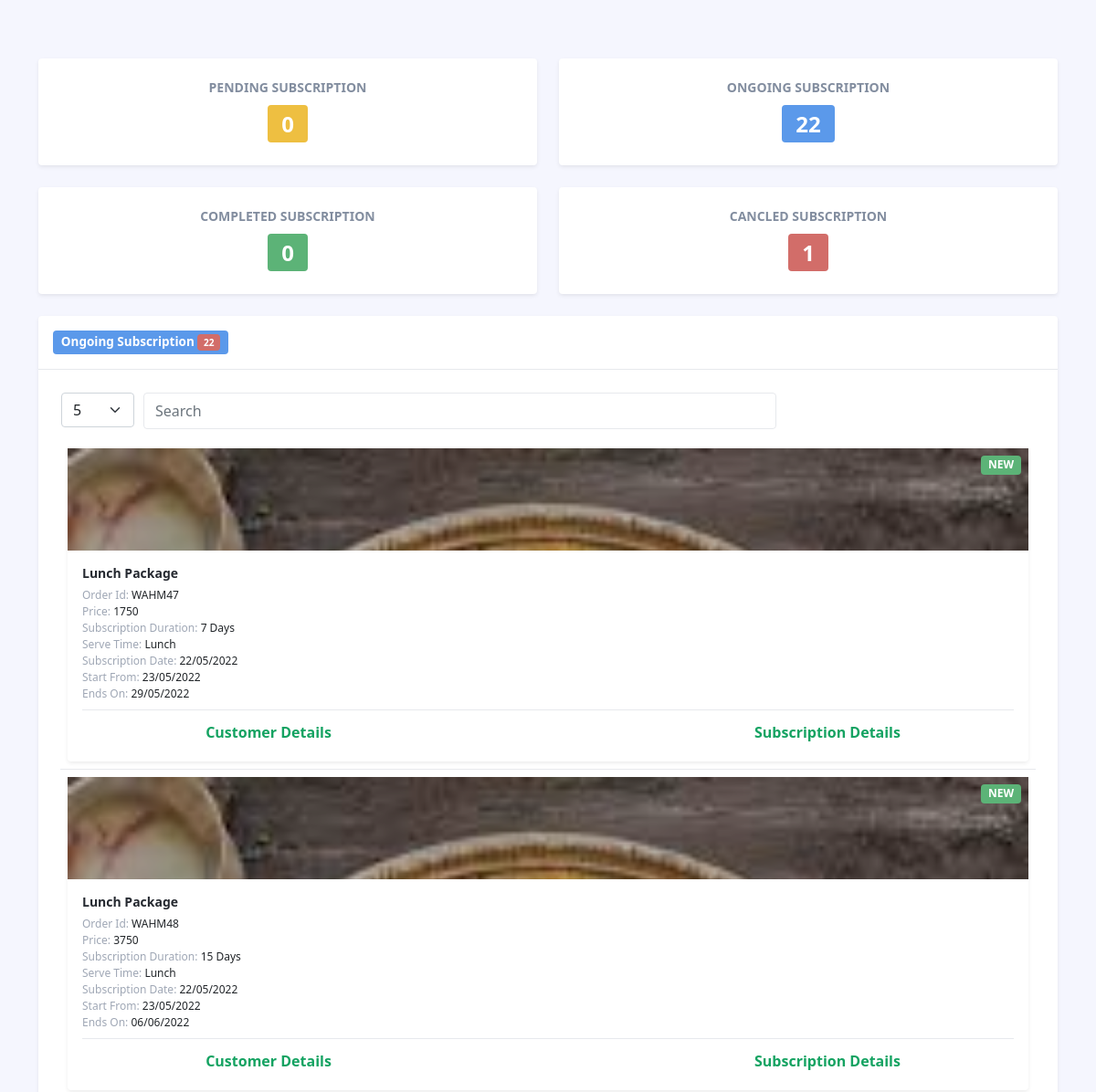
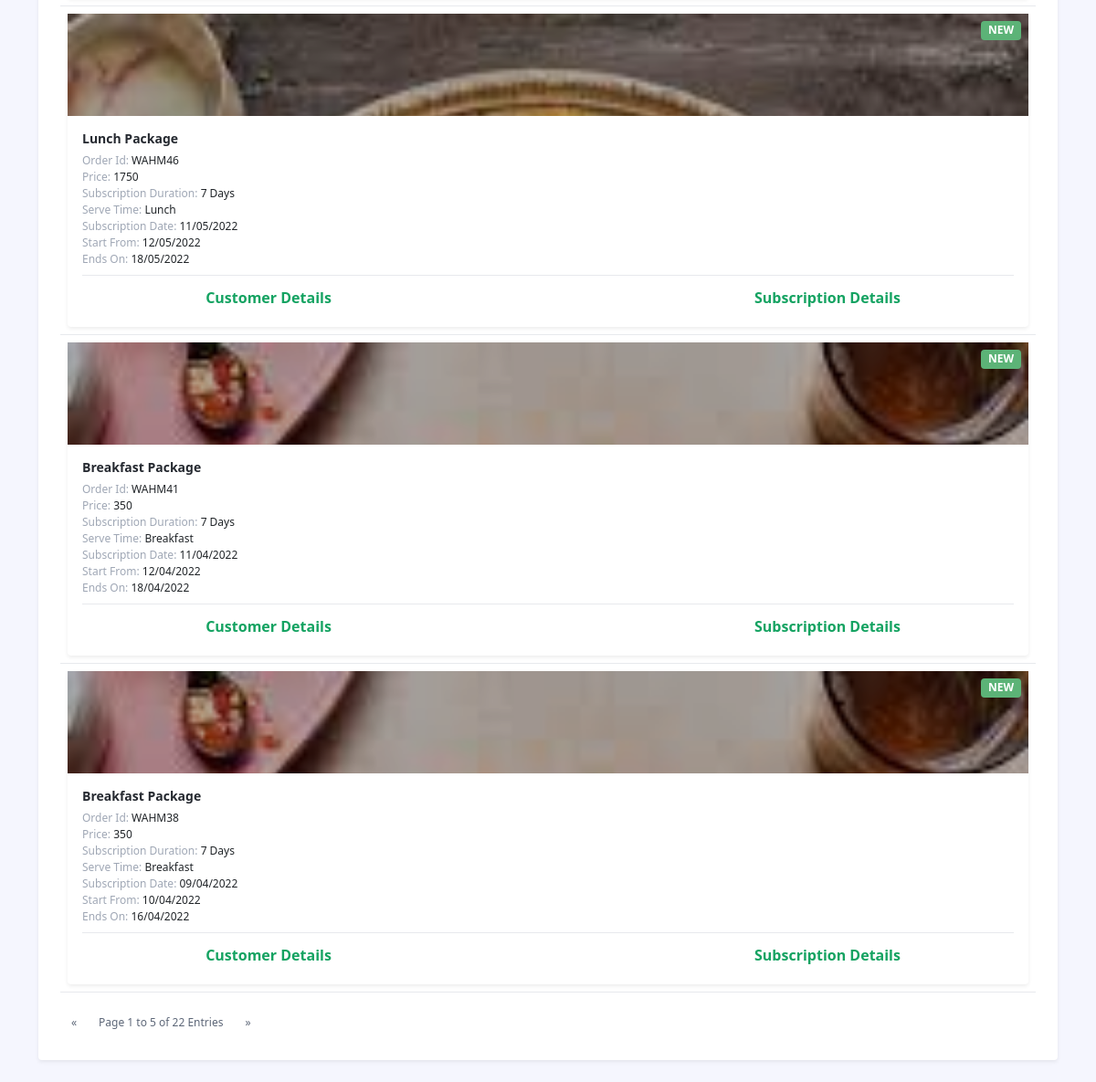
The page /vendor_app/ongoing_sub.php?username=satyasweb1999@gmail.com on the database its author committed (2 pictures, top to bottom).
### tables this page shows
CREATE TABLE `order_subscription` (
  `id` int(255) NOT NULL,
  `customer_id` int(255) NOT NULL,
  `vendor_id` int(255) NOT NULL,
  `food_id` varchar(500) NOT NULL,
  `serve_time` int(2) NOT NULL,
  `food_type` int(2) NOT NULL DEFAULT 0,
  `food_price` int(100) NOT NULL DEFAULT 0,
  `package_duration` int(100) NOT NULL,
  `subscription_price` double NOT NULL,
  `vendor_earning` double NOT NULL,
  `admin_earning` double NOT NULL,
  `start_date` date NOT NULL,
  `end_date` date NOT NULL,
  `accept_reject` int(2) NOT NULL DEFAULT 0,
  `subscription_date` date NOT NULL,
  `subscription_datetime` datetime NOT NULL DEFAULT current_timestamp(),
  `is_paid` int(2) NOT NULL DEFAULT 0,
  `delivery_lat` varchar(100) NOT NULL,
  `delivery_lng` varchar(100) NOT NULL,
  `delivery_address` text NOT NULL,
  `delivery_landmark` text NOT NULL,
  `reject_by` int(2) NOT NULL DEFAULT 0
);

### public_html/vendor_app/ongoing_sub.php (the view, shortened to what this page needs)
<?php
include ('../conn.php');
?>
<!DOCTYPE html>
<html lang="en">
<head>
    <link id="theme-style" rel="stylesheet" href="assets/css/portal.css">
</head>
<body class="app">
    <div class="app-wrapper mt-5">
	    <div class="app-content ">
		    <div class="container">
			    <?php
									$pending_subscription = 0;
									$ongoing_subscription = 0;
									$completed_subscription = 0;
									$cancled_subscription = 0;
									$sql_subscription = "SELECT * FROM order_subscription WHERE vendor_id = '".$_SESSION["userdata"]["id"]."' AND is_paid = 1  ";
									if($result_subscription = $conn->query($sql_subscription))
									{
										while($row_subscription = $result_subscription->fetch_assoc()) {
												if($row_subscription['accept_reject'] == 2  )
												{
													$cancled_subscription++;
												}
												$package_duration = $row_subscription['package_duration'];
												$odr_id = $row_subscription['id'];
												$sql_chk = "SELECT * FROM food_processing_status WHERE food_order_id = '$odr_id' AND processing_status = 4 ";
												$result_chk = $conn->query($sql_chk);
                                                if ($result_chk->num_rows == $package_duration) {
                                                    	$completed_subscription++;
                                                }
                                                else
                                                {
                                                    if($row_subscription['accept_reject'] == 1)
												    {
												        $ongoing_subscription++;
												    }
                                                }
										}
									}
									else
									{
										$total_subscription = 0;
									    $pending_subscription = 0;
									    $ongoing_subscription = 0;
									    $completed_subscription = 0;
									    $cancled_subscription = 0;
									}
								?>
			    <div class="row g-4 mb-4">
				    <div class="col-6">
				        <a href="totalsubs.php">
					    <div class="app-card app-card-stat shadow-sm h-100">
						    <div class="app-card-body p-3 p-lg-4">
							    <h4 class="stats-type mb-1">Pending Subscription</h4>
								<div class="stats-figure"><span class="badge bg-warning"><?php echo $pending_subscription; ?></span></div>
						    </div>
					    </div>
					    </a>
				    </div>
				     <div class="col-6">
				          <a href="ongoing_sub.php">
					    <div class="app-card app-card-stat shadow-sm h-100">
						    <div class="app-card-body p-3 p-lg-4">
							    <h4 class="stats-type mb-1">Ongoing Subscription</h4>
								<div class="stats-figure"><span class="badge bg-info"><?php echo $ongoing_subscription; ?></span></div>
						    </div>
					    </div>
					    </a>
				    </div>
				     <div class="col-6">
				          <a href="completed_sub.php">
					    <div class="app-card app-card-stat shadow-sm h-100">
						    <div class="app-card-body p-3 p-lg-4">
							    <h4 class="stats-type mb-1">Completed Subscription</h4>
								<div class="stats-figure"><span class="badge bg-success"><?php echo $completed_subscription; ?></span></div>
						    </div>
					    </div>
					    </a>
				    </div>
				      <div class="col-6">
				           <a href="cancled_sub.php">
					    <div class="app-card app-card-stat shadow-sm h-100">
						    <div class="app-card-body p-3 p-lg-4">
							    <h4 class="stats-type mb-1">Cancled Subscription</h4>
								<div class="stats-figure"><span class="badge bg-danger"><?php echo $cancled_subscription; ?></span></div>
						    </div>
					    </div>
					    </a>
				    </div>
			    </div>
			    <div class="row g-4 mb-4">
			        <div class="col-12">
				        <div class="app-card app-card-chart h-100 shadow-sm">
					        <div class="app-card-header p-3">
						        <div class="row justify-content-between align-items-center">
							        <div class="col-auto">
						                <h4 class="app-card-title"><span class="badge bg-info">Ongoing Subscription <span class="badge bg-danger"><?php echo $ongoing_subscription; ?></span></span> </h4>
							        </div>
						        </div>
					        </div>
					        <div class="app-card-body p-3 p-lg-4">
						        <div class="chart-container">
								<div class="table-responsive">
				<table class="table app-table-hover" id="myTable" >
					<thead>
					</thead>
					<tbody>
<?php
$sql_subscription = "SELECT * FROM order_subscription WHERE vendor_id = '".$_SESSION["userdata"]["id"]."' AND is_paid = 1 AND accept_reject = 1  ORDER BY subscription_date DESC ";
if($result_subscription = $conn->query($sql_subscription))
{
while($row_subscription = $result_subscription->fetch_assoc()) {
    $package_duration = $row_subscription['package_duration'];
		$odr_id = $row_subscription['id'];
			$sql_chk = "SELECT * FROM food_processing_status WHERE food_order_id = '$odr_id' AND processing_status = 4 ";
												$result_chk = $conn->query($sql_chk);
                                               if ($result_chk->num_rows != $package_duration) {
	if($row_subscription['serve_time'] == 1)
	{
		$package_name = "Breakfast Package";
	}
	elseif($row_subscription['serve_time'] == 2)
	{
		$package_name = "Lunch Package";
	}
	else
	{
		$package_name = "Dinner Package";
	}
		$food_imgs = array();
		$sql_food = "SELECT DISTINCT fi.food_img FROM food_processing_status fps LEFT JOIN food_images fi on fps.food_id = fi.food_id WHERE food_order_id = '".$row_subscription['id']."'  ";
		$result_food = $conn->query($sql_food);
		if ($result_food->num_rows > 0) {
			while($row_food = $result_food->fetch_assoc())
			{
				array_push($food_imgs, $row_food['food_img']);
			}
		}
		else
		{
			array_push($food_imgs, 'test.jpg');
		}
?>
						<tr>
							<td>
							<div class="app-card app-card-doc shadow-sm h-100">
						    <div class="app-card-thumb-holder p-3">
								<div class="app-card-thumb">
												<div class="carousel slide lazy" data-bs-ride="carousel">
												  <div class="carousel-inner">
												  <?php $fi_slider = 1; foreach($food_imgs as $fi_url) { ?>
													<div class="carousel-item <?php if($fi_slider == 1) { echo 'active'; } ?>">
												      <img <?php if($fi_slider > 1 ) { echo "data-src='uploads/food/"; } else { echo "src='uploads/food/"; } echo $fi_url."'"; ?>  class="d-block thumb-image" style="width:100%">
												    </div>
												  <?php $fi_slider++; } ?>
												  </div>
												</div>
	                            </div>
	                            <span class="badge bg-success">NEW</span>
						    </div>
						    <div class="app-card-body p-3 has-card-actions">
							    <h4 class="app-doc-title truncate mb-0"><?php echo $package_name; ?></h4>
							    <div class="app-doc-meta">
								    <ul class="list-unstyled mb-0">
										<li><span class="text-muted">Order Id:</span> <?php echo "WAHM".$row_subscription['id']; ?></li>
										<li><span class="text-muted">Price:</span>  <?php echo $row_subscription['subscription_price']; ?></li>
									    <li><span class="text-muted">Subscription Duration:</span> <?php echo $row_subscription['package_duration']; ?> Days</li>
									    <li><span class="text-muted">Serve Time:</span> <?php if($row_subscription['serve_time'] == 1) { echo 'Breakfast'; } else if($row_subscription['serve_time'] == 2) { echo 'Lunch'; } else { echo 'Dinner'; } ?></li>
									    <li><span class="text-muted">Subscription Date:</span> <?php echo date("d/m/Y", strtotime($row_subscription['subscription_date'])); ?></li>
										<li><span class="text-muted">Start From:</span> <?php echo date("d/m/Y", strtotime($row_subscription['start_date'])); ?></li>
										<li><span class="text-muted">Ends On:</span> <?php echo date("d/m/Y", strtotime($row_subscription['end_date'])); ?></li>
										<li><hr class="dropdown-divider"></li>
										<li>
										<button onclick="customerAddress(<?php echo $row_subscription['id']; ?>);" class="btn btn-link btn-link-green" type="button" >
							        		Customer Details
							      		</button>
										<button onclick="subFood(<?php echo $row_subscription['id']; ?>);" class="btn btn-link btn-link-green float-end" type="button" >
							        		Subscription Details
							      		</button>
										</li>
								    </ul>
							    </div>
						    </div>
						</div>
							</td>
						</tr>
<?php } } }  ?>
					</tbody>
				  </table>
			</div>
						        </div>
					        </div>
				        </div>
			        </div>
			    </div>
		    </div>
	    </div>
    </div>
</body>
</html>

### public_html/vendor_app/ongoing_sub.php (style rules this page uses)
.btn-link-green { padding: .25rem; border-radius: 0; border: none; box-shadow: none; background: none; font-size: 1rem; text-decoration: none; color: #15a362; width:40%; }

### rows shown on the page
order_subscription: serve_time "Lunch Package", id "47", subscription_price "1750", package_duration "7", subscription_date "22/05/2022", start_date "23/05/2022", end_date "29/05/2022"
order_subscription: serve_time "Lunch Package", id "48", subscription_price "3750", package_duration "15", subscription_date "22/05/2022", start_date "23/05/2022", end_date "06/06/2022"
order_subscription: serve_time "Lunch Package", id "46", subscription_price "1750", package_duration "7", subscription_date "11/05/2022", start_date "12/05/2022", end_date "18/05/2022"
order_subscription: serve_time "Breakfast Package", id "41", subscription_price "350", package_duration "7", subscription_date "11/04/2022", start_date "12/04/2022", end_date "18/04/2022"
order_subscription: serve_time "Breakfast Package", id "38", subscription_price "350", package_duration "7", subscription_date "09/04/2022", start_date "10/04/2022", end_date "16/04/2022"

### other values the page prints
$pending_subscription "0"
$ongoing_subscription "22"
$completed_subscription "0"
$cancled_subscription "1"
